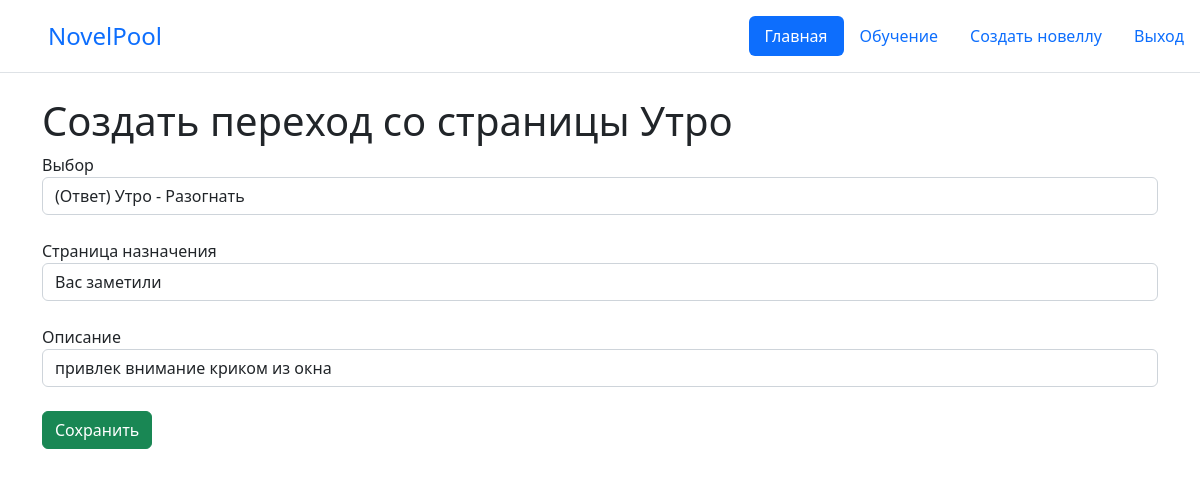
Screenshot of /edit/novel/12/page/9/transition/5/ (signed in) with the database file from the repository.
### novelpoolapp/models.py (models this page shows, shortened)
class Page(models.Model):
    name = models.CharField('Название', max_length=20)
    text = models.TextField('Текст')
    chapter = models.ForeignKey(Chapter, on_delete=models.CASCADE, verbose_name='Глава')
    novel = models.ForeignKey(Novel, on_delete=models.CASCADE, verbose_name='Новелла')
    is_first = models.BooleanField('Является первой страницей', default=False)
    def __str__(self):
        return self.name
    class Meta:
        verbose_name = 'Страница'
        verbose_name_plural = 'Страницы'
    def getOwner(self):
        return self.novel.getOwner()

class Transition(models.Model):
    page_from = models.ForeignKey(Page, on_delete=models.CASCADE, related_name='outcoming_transitions', verbose_name='Страница отправления')
    page_to = models.ForeignKey(Page, on_delete=models.CASCADE, related_name='incoming_transitions', verbose_name='Страница назначения')
    selection = models.ForeignKey(Selection, on_delete=models.CASCADE, verbose_name='Выбор')
    description = models.CharField(max_length=1000, verbose_name='Описание')
    class Meta:
        verbose_name = 'Переход'
        verbose_name_plural = 'Переходы'

### novelpoolapp/views.py (the view, shortened to what this page needs)
# urls.py: path('edit/novel/<int:novel_id>/page/<int:page_id>/transition/<int:transition_id>/', transition_edit_or_create, name='edit_transition'),
@login_required
def transition_edit_or_create(request, novel_id, page_id, selection_id=None, transition_id=None):
    transition = None
    if transition_id:
        transition = get_object_or_404(Transition, id=transition_id)
    page_from = get_object_or_404(Page, id=page_id)
    selection = None
    if request.user != page_from.getOwner():
        return HttpResponseForbidden()
    if selection_id:
        selection = get_object_or_404(Selection, id=selection_id)
    novel = get_object_or_404(Novel, id=novel_id)
    form = TransitionForm(instance=transition)
    form.fields['page_to'].queryset = Page.objects.filter(novel=novel).exclude(id=page_id).all()
    form.fields['selection'].queryset = Selection.objects.filter(page=page_from).all()
    context = {
        'novel':novel,
        'page':page_from,
        'selection':selection,
        'transition':transition,
        'form':form
    }
    return render(request, 'novelpool/create_transition.html', context)

### novelpoolapp/forms.py
class TransitionForm(ModelForm):
    class Meta:
        model = Transition
        fields = [
            'page_to',
            'selection',
            'description'
        ]
        widgets = {
            'page_to': Select(attrs = {
                'class': 'form-control'
            }),
            'selection': Select(attrs = {
                'class': 'form-control'
            }),
            'description': TextInput(attrs = {
                'class': 'form-control',
                'placeholder': 'Введите описание перехода'
            })
        }

### novelpoolapp/models.py (called while the page is built)
    def getOwner(self):
        return self.owner

    def __str__(self):
        return f'(Ответ) {self.page.name} - {self.text[:10]}'

### novelpoolapp/templates/novelpool/create_transition.html (shortened to what this page needs)
{% extends 'base.html' %}
{% block content %}
    <h1>Создать переход со страницы {{ page.name }}</h1>
    <form method="POST">
        {% if not selection %}
            <div class="form-group">
                <label for="{{ form.selection.id_for_label }}">{{ form.selection.label }}</label>
                {{ form.selection }}<br>
            </div>
        {% endif %}
        <div class="form-group">
            <label for="{{ form.page_to.id_for_label }}">{{ form.page_to.label }}</label>
            {{ form.page_to }}<br>
        </div>
        <div class="form-group">
            <label for="{{ form.description.id_for_label }}">{{ form.description.label }}</label>
            {{ form.description }}<br>
        </div>
        <button type="submit" class="btn btn-success">Сохранить</button>
    </form>
{% endblock %}

### rows the page displays
Page: name "Утро"
Transition: selection "(Ответ) Утро - Разогнать", page_to "Вас заметили", description "привлек внимание криком из окна"
